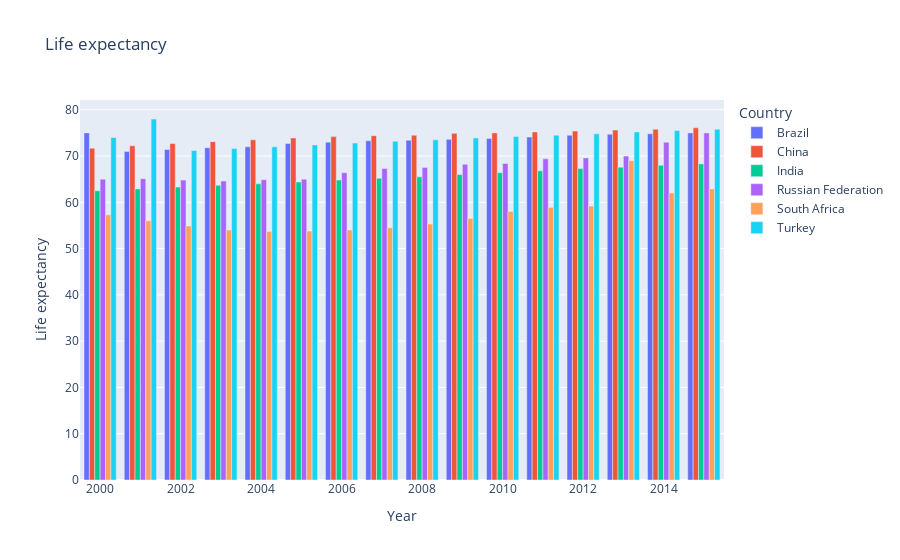
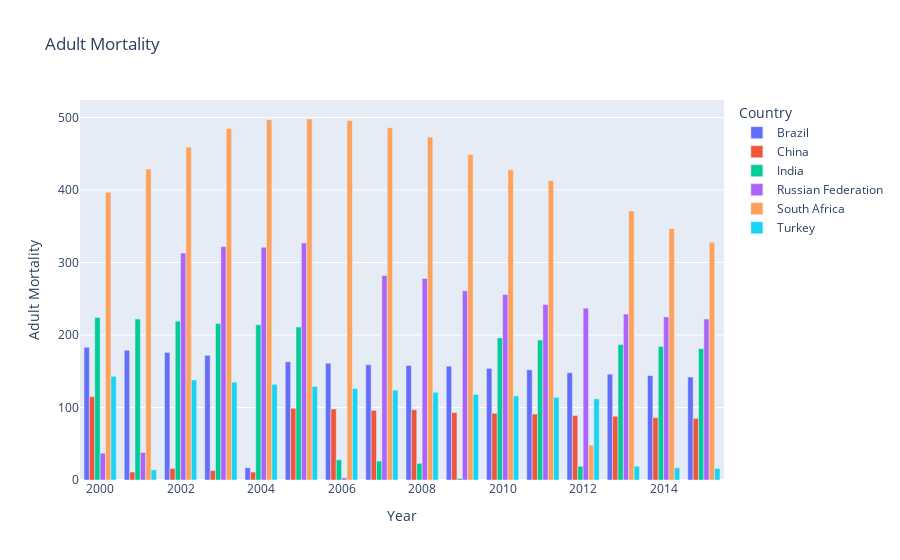

The notebook cell these images were saved under, in order:
### Code cell
fig = px.bar(data_frame=df2, x='Year', y='Life expectancy',title='Life expectancy', color='Country',
             barmode='group' 
            )
fig.show()

fig = px.bar(data_frame=df2, x='Year', y='Adult Mortality', color='Country',title='Adult Mortality',
             barmode='group' 
            )
fig.show()

### Figure 1 — Plotly figure (JSON) as saved in the notebook; plotly's stock layout.template omitted (floating-point values rounded to 4 significant figures)
{"data": [{"alignmentgroup": "True", "hovertemplate": "Country=Brazil<br>Year=%{x}<br>Life expectancy=%{y}<extra></extra>", "legendgroup": "Brazil", "marker": {"color": "#636efa"}, "name": "Brazil", "offsetgroup": "Brazil", "orientation": "v", "showlegend": true, "textposition": "auto", "type": "bar", "x": [2015, 2014, 2013, 2012, 2011, 2010, 2009, 2008, 2007, 2006, 2005, 2004, 2003, 2002, 2001, 2000], "xaxis": "x", "y": [75, 74.8, 74.7, 74.5, 74.1, 73.8, 73.6, 73.4, 73.3, 73, 72.7, 72, 71.8, 71.4, 71, 75], "yaxis": "y"}, {"alignmentgroup": "True", "hovertemplate": "Country=China<br>Year=%{x}<br>Life expectancy=%{y}<extra></extra>", "legendgroup": "China", "marker": {"color": "#EF553B"}, "name": "China", "offsetgroup": "China", "orientation": "v", "showlegend": true, "textposition": "auto", "type": "bar", "x": [2015, 2014, 2013, 2012, 2011, 2010, 2009, 2008, 2007, 2006, 2005, 2004, 2003, 2002, 2001, 2000], "xaxis": "x", "y": [76.1, 75.8, 75.6, 75.4, 75.2, 75, 74.9, 74.5, 74.4, 74.2, 73.9, 73.5, 73.1, 72.7, 72.2, 71.7], "yaxis": "y"}, {"alignmentgroup": "True", "hovertemplate": "Country=India<br>Year=%{x}<br>Life expectancy=%{y}<extra></extra>", "legendgroup": "India", "marker": {"color": "#00cc96"}, "name": "India", "offsetgroup": "India", "orientation": "v", "showlegend": true, "textposition": "auto", "type": "bar", "x": [2015, 2014, 2013, 2012, 2011, 2010, 2009, 2008, 2007, 2006, 2005, 2004, 2003, 2002, 2001, 2000], "xaxis": "x", "y": [68.3, 68, 67.6, 67.3, 66.8, 66.4, 66, 65.5, 65.2, 64.8, 64.4, 64, 63.7, 63.3, 62.9, 62.5], "yaxis": "y"}, {"alignmentgroup": "True", "hovertemplate": "Country=Russian Federation<br>Year=%{x}<br>Life expectancy=%{y}<extra></extra>", "legendgroup": "Russian Federation", "marker": {"color": "#ab63fa"}, "name": "Russian Federation", "offsetgroup": "Russian Federation", "orientation": "v", "showlegend": true, "textposition": "auto", "type": "bar", "x": [2015, 2014, 2013, 2012, 2011, 2010, 2009, 2008, 2007, 2006, 2005, 2004, 2003, 2002, 2001, 2000], "xaxis": "x", "y": [75, 73, 70, 69.6, 69.4, 68.4, 68.2, 67.5, 67.3, 66.4, 65, 64.9, 64.6, 64.8, 65.1, 65], "yaxis": "y"}, {"alignmentgroup": "True", "hovertemplate": "Country=South Africa<br>Year=%{x}<br>Life expectancy=%{y}<extra></extra>", "legendgroup": "South Africa", "marker": {"color": "#FFA15A"}, "name": "South Africa", "offsetgroup": "South Africa", "orientation": "v", "showlegend": true, "textposition": "auto", "type": "bar", "x": [2015, 2014, 2013, 2012, 2011, 2010, 2009, 2008, 2007, 2006, 2005, 2004, 2003, 2002, 2001, 2000], "xaxis": "x", "y": [62.9, 62, 69, 59.2, 58.9, 58, 56.5, 55.3, 54.5, 54, 53.8, 53.7, 54, 54.9, 56, 57.3], "yaxis": "y"}, {"alignmentgroup": "True", "hovertemplate": "Country=Turkey<br>Year=%{x}<br>Life expectancy=%{y}<extra></extra>", "legendgroup": "Turkey", "marker": {"color": "#19d3f3"}, "name": "Turkey", "offsetgroup": "Turkey", "orientation": "v", "showlegend": true, "textposition": "auto", "type": "bar", "x": [2015, 2014, 2013, 2012, 2011, 2010, 2009, 2008, 2007, 2006, 2005, 2004, 2003, 2002, 2001, 2000], "xaxis": "x", "y": [75.8, 75.5, 75.2, 74.8, 74.5, 74.2, 73.9, 73.5, 73.2, 72.8, 72.4, 72, 71.6, 71.2, 78, 74], "yaxis": "y"}], "layout": {"barmode": "group", "legend": {"title": {"text": "Country"}, "tracegroupgap": 0}, "title": {"text": "Life expectancy"}, "xaxis": {"anchor": "y", "domain": [0, 1], "title": {"text": "Year"}}, "yaxis": {"anchor": "x", "domain": [0, 1], "title": {"text": "Life expectancy"}}}}

### Figure 2 — Plotly figure (JSON) as saved in the notebook; plotly's stock layout.template omitted (floating-point values rounded to 4 significant figures)
{"data": [{"alignmentgroup": "True", "hovertemplate": "Country=Brazil<br>Year=%{x}<br>Adult Mortality=%{y}<extra></extra>", "legendgroup": "Brazil", "marker": {"color": "#636efa"}, "name": "Brazil", "offsetgroup": "Brazil", "orientation": "v", "showlegend": true, "textposition": "auto", "type": "bar", "x": [2015, 2014, 2013, 2012, 2011, 2010, 2009, 2008, 2007, 2006, 2005, 2004, 2003, 2002, 2001, 2000], "xaxis": "x", "y": [142, 144, 146, 148, 152, 154, 157, 158, 159, 161, 163, 17, 172, 176, 179, 183], "yaxis": "y"}, {"alignmentgroup": "True", "hovertemplate": "Country=China<br>Year=%{x}<br>Adult Mortality=%{y}<extra></extra>", "legendgroup": "China", "marker": {"color": "#EF553B"}, "name": "China", "offsetgroup": "China", "orientation": "v", "showlegend": true, "textposition": "auto", "type": "bar", "x": [2015, 2014, 2013, 2012, 2011, 2010, 2009, 2008, 2007, 2006, 2005, 2004, 2003, 2002, 2001, 2000], "xaxis": "x", "y": [85, 86, 88, 89, 91, 92, 93, 97, 96, 98, 99, 11, 13, 16, 11, 115], "yaxis": "y"}, {"alignmentgroup": "True", "hovertemplate": "Country=India<br>Year=%{x}<br>Adult Mortality=%{y}<extra></extra>", "legendgroup": "India", "marker": {"color": "#00cc96"}, "name": "India", "offsetgroup": "India", "orientation": "v", "showlegend": true, "textposition": "auto", "type": "bar", "x": [2015, 2014, 2013, 2012, 2011, 2010, 2009, 2008, 2007, 2006, 2005, 2004, 2003, 2002, 2001, 2000], "xaxis": "x", "y": [181, 184, 187, 19, 193, 196, 2, 23, 26, 28, 211, 214, 216, 219, 222, 224], "yaxis": "y"}, {"alignmentgroup": "True", "hovertemplate": "Country=Russian Federation<br>Year=%{x}<br>Adult Mortality=%{y}<extra></extra>", "legendgroup": "Russian Federation", "marker": {"color": "#ab63fa"}, "name": "Russian Federation", "offsetgroup": "Russian Federation", "orientation": "v", "showlegend": true, "textposition": "auto", "type": "bar", "x": [2015, 2014, 2013, 2012, 2011, 2010, 2009, 2008, 2007, 2006, 2005, 2004, 2003, 2002, 2001, 2000], "xaxis": "x", "y": [222, 225, 229, 237, 242, 256, 261, 278, 282, 3, 327, 321, 322, 313, 38, 37], "yaxis": "y"}, {"alignmentgroup": "True", "hovertemplate": "Country=South Africa<br>Year=%{x}<br>Adult Mortality=%{y}<extra></extra>", "legendgroup": "South Africa", "marker": {"color": "#FFA15A"}, "name": "South Africa", "offsetgroup": "South Africa", "orientation": "v", "showlegend": true, "textposition": "auto", "type": "bar", "x": [2015, 2014, 2013, 2012, 2011, 2010, 2009, 2008, 2007, 2006, 2005, 2004, 2003, 2002, 2001, 2000], "xaxis": "x", "y": [328, 347, 371, 48, 413, 428, 449, 473, 486, 496, 498, 497, 485, 459, 429, 397], "yaxis": "y"}, {"alignmentgroup": "True", "hovertemplate": "Country=Turkey<br>Year=%{x}<br>Adult Mortality=%{y}<extra></extra>", "legendgroup": "Turkey", "marker": {"color": "#19d3f3"}, "name": "Turkey", "offsetgroup": "Turkey", "orientation": "v", "showlegend": true, "textposition": "auto", "type": "bar", "x": [2015, 2014, 2013, 2012, 2011, 2010, 2009, 2008, 2007, 2006, 2005, 2004, 2003, 2002, 2001, 2000], "xaxis": "x", "y": [16, 17, 19, 112, 114, 116, 118, 121, 124, 126, 129, 132, 135, 138, 14, 143], "yaxis": "y"}], "layout": {"barmode": "group", "legend": {"title": {"text": "Country"}, "tracegroupgap": 0}, "title": {"text": "Adult Mortality"}, "xaxis": {"anchor": "y", "domain": [0, 1], "title": {"text": "Year"}}, "yaxis": {"anchor": "x", "domain": [0, 1], "title": {"text": "Adult Mortality"}}}}
